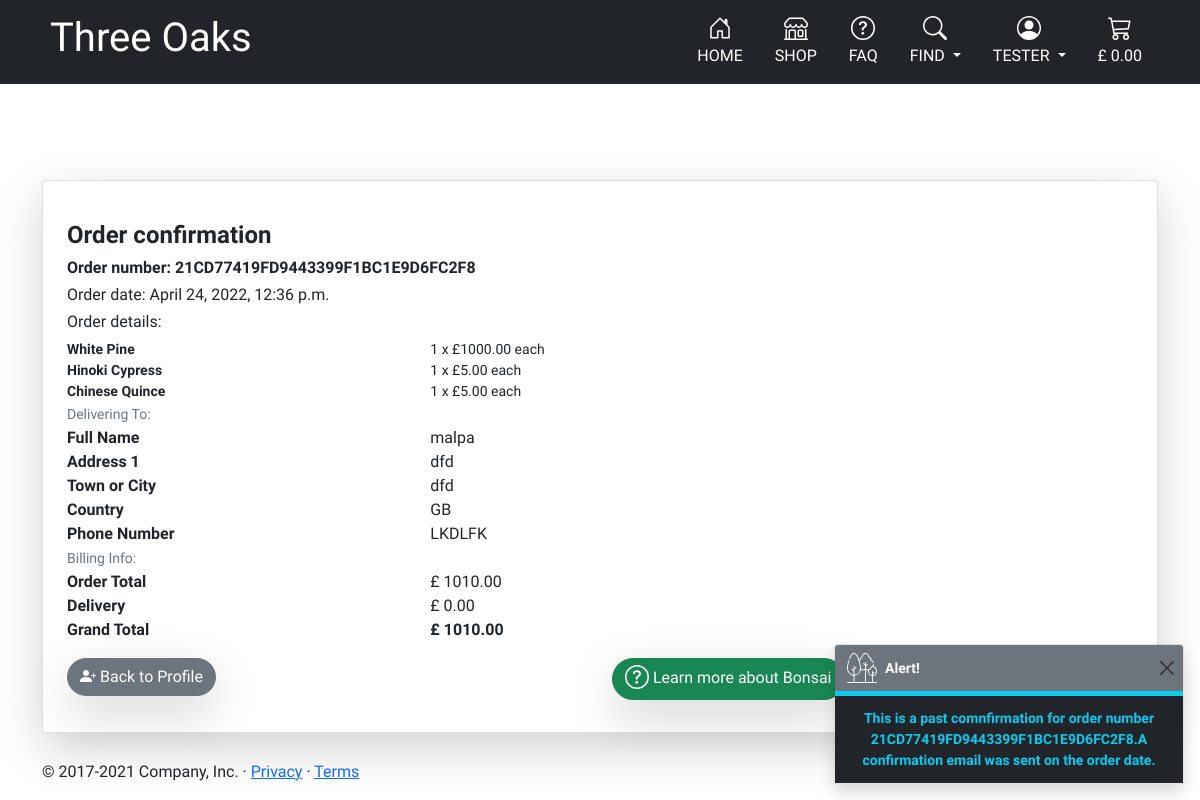
Page /profile/order_history/21CD77419FD9443399F1BC1E9D6FC2F8 (signed in) on the committed database.
### checkout/models.py (models this page shows, shortened)
class Order(models.Model):
    order_number = models.CharField(max_length=32, null=False, editable=False)
    user_profile = models.ForeignKey(UserProfile, on_delete=models.SET_NULL, null=True, blank=True, related_name='orders')
    full_name = models.CharField(max_length=50, null=False, blank=False)
    email = models.EmailField(max_length=254, null=False, blank=False)
    phone_number = models.CharField(max_length=20, null=False, blank=False)
    country = models.CharField(default='GB', max_length=2, null=False, blank=False)
    postcode = models.CharField(max_length=20, null=True, blank=True)
    town_or_city = models.CharField(max_length=40, null=False, blank=False)
    street_address1 = models.CharField(max_length=80, null=False, blank=False)
    street_address2 = models.CharField(max_length=80, null=True, blank=True)
    county = models.CharField(max_length=80, null=True, blank=True)
    date = models.DateTimeField(auto_now_add=True)
    delivery_cost = models.DecimalField(max_digits=6, decimal_places=2, null=False, default=0)
    order_total = models.DecimalField(max_digits=10, decimal_places=2, null=False, default=0)
    grand_total = models.DecimalField(max_digits=10, decimal_places=2, null=False, default=0)
    original_trolley = models.TextField(null=False, blank=False, default='')
    stripe_pid = models.CharField(max_length=254, null=False, blank=False, default='')

class OrderLineItem(models.Model):
    order = models.ForeignKey(Order, null=False, blank=False, on_delete=models.CASCADE, related_name='lineitems')
    tree = models.ForeignKey(Tree, null=False, blank=False, on_delete=models.CASCADE)
    quantity = models.IntegerField(null=False, blank=False, default=0)
    lineitem_total = models.DecimalField(max_digits=6, decimal_places=2, null=False, blank=False, editable=False)

### trees/models.py (models this page shows, shortened)
class Tree(models.Model):
    name = models.CharField(max_length=254)
    slug = models.SlugField(max_length=200, unique=True, editable=False)
    height_in = models.DecimalField(max_digits=9, decimal_places=2)
    trunk_circumference = models.DecimalField(max_digits=9, decimal_places=2)
    price = models.DecimalField(max_digits=9, decimal_places=2)
    current_stock = models.IntegerField(
        default=1,
        validators=[MinValueValidator(0), MaxValueValidator(1000)]
        )
    leaves_or_needles = models.CharField(
            max_length=254, choices=LEAVES_OR_NEEDLES_CHOICES,
            default='coniferous', null=True, blank=True)
    description = models.TextField(default=1)
    image_url = models.URLField(max_length=1024, null=True, blank=True)
    image = models.ImageField(null=True, blank=True)
    image_alt = models.CharField(max_length=254, null=True, blank=True)
    image_disclaimer = models.CharField(
            max_length=400, choices=IMG_DISCLAIMER_CHOICES,
            default='standarised',  null=True, blank=True
            )
    feature = models.ManyToManyField(
                'Feature', blank=True)
    enviroment = models.ForeignKey(
                'Enviroment', null=True, blank=True, on_delete=models.SET_NULL)

### profiles/views.py (the view)
# urls.py: path('order_history/<order_number>',
@login_required
def order_history(request, order_number):
    order = get_object_or_404(Order, order_number=order_number)
    messages.info(request, (
        f'This is a past comnfirmation for order number {order_number}.'
        'A confirmation email was sent on the order date.'
    ))
    template = 'checkout/checkout_success.html'
    context = {
        'order': order,
        'from_profile': True,
    }
    return render(request, template, context)

### trolley/contexts.py (called while the page is built, shortened)
def trolley_contents(request):
    trolley_items = []
    total = 0
    tree_count = 0
    trolley = request.session.get('trolley', {})
    if total < settings.FREE_DELIVERY_THRESHOLD:
        delivery = total * Decimal(settings.STANDARD_DELIVERY_PERCENTAGE / 100)
        free_delivery_delta = settings.FREE_DELIVERY_THRESHOLD - total
    else:
        delivery = 0
        free_delivery_delta = 0
    grand_total = delivery + total
    context = {
        'trolley_items': trolley_items,
        'total': total,
        'tree_count': tree_count,
        'delivery': delivery,
        'free_delivery_delta': free_delivery_delta,
        'free_delivery_threshold': settings.FREE_DELIVERY_THRESHOLD,
        'grand_total': grand_total,
    }
    return context

### checkout/templates/checkout/checkout_success.html (shortened to what this page needs)
{% extends "base.html" %}
{% load static %}
{% block content %}
<div class="container mt-5">
  <div class="card p-4 mt-5 shadow-lg">
    <h4 class="my-heading-font mt-3">
      <strong>Order confirmation
      </strong>
    </h4>
    <h6>
      <strong>Order number: {{ order.order_number }}
      </strong>
    </h6>
    <h6>Order date: {{ order.date }}
    </h6>
    <h6>Order details:
    </h6>
    {% for item in order.lineitems.all %}
    <div class="row">
      <div class="col-12 col-md-4">
        <p class="small mb-0 fw-bold">
          {{ item.tree.name }}
        </p>
      </div>
      <div class="col-12 col-md-8">
        <p class="small mb-0">{{ item.quantity }} x £{{ item.tree.price }} each
        </p>
      </div>
    </div>
    {% endfor %}
    <div class="row">
      <div class="col">
        <small class="text-muted">Delivering To:
        </small>
      </div>
    </div>
    <div class="row">
      <div class="col-12 col-md-4">
        <p class="mb-0 fw-bold">Full Name
        </p>
      </div>
      <div class="col-12 col-md-8">
        <p class="mb-0">{{ order.full_name }}
        </p>
      </div>
    </div>
    <div class="row">
      <div class="col-12 col-md-4">
        <p class="mb-0 fw-bold">Address 1
        </p>
      </div>
      <div class="col-12 col-md-8">
        <p class="mb-0">{{ order.street_address1 }}
        </p>
      </div>
    </div>
    <div class="row">
      <div class="col-12 col-md-4">
        <p class="mb-0 fw-bold">Town or City
        </p>
      </div>
      <div class="col-12 col-md-8">
        <p class="mb-0">{{ order.town_or_city }}
        </p>
      </div>
    </div>
    <div class="row">
      <div class="col-12 col-md-4">
        <p class="mb-0 fw-bold">Country
        </p>
      </div>
      <div class="col-12 col-md-8">
        <p class="mb-0">{{ order.country }}
        </p>
      </div>
    </div>
    <div class="row">
      <div class="col-12 col-md-4">
        <p class="mb-0 fw-bold">Phone Number
        </p>
      </div>
      <div class="col-12 col-md-8">
        <p class="mb-0">{{ order.phone_number }}
        </p>
      </div>
    </div>
    <div class="row">
      <div class="col">
        <small class="text-muted">Billing Info:
        </small>
      </div>
    </div>
    <div class="row">
      <div class="col-12 col-md-4">
        <p class="mb-0 fw-bold">Order Total
        </p>
      </div>
      <div class="col-12 col-md-8">
        <p class="mb-0">£ {{ order.order_total }}
        </p>
      </div>
    </div>
    <div class="row">
      <div class="col-12 col-md-4">
        <p class="mb-0 fw-bold">Delivery
        </p>
      </div>
      <div class="col-12 col-md-8">
        <p class="mb-0">£ {{ order.delivery_cost }}
        </p>
      </div>
    </div>
    <div class="row">
      <div class="col-12 col-md-4">
        <p class="mb-0 fw-bold">Grand Total
        </p>
      </div>
      <div class="col-12 col-md-8">
        <p class="mb-0">
          <strong>£ {{ order.grand_total }}
          </strong>
        </p>
      </div>
    </div>
    <div class="row mt-3">
      <div class="col-12 col-md-6 mb-2">
        {% if from_profile %}
        <a href="{% url 'profile' %}" class="shadow-lg btn btn-secondary text-white rounded-pill">
          <i class="bi bi-person-plus-fill">
          </i>
          Back to Profile
        </a>
      </div>
      {% endif %}
      <div class="col-12 col-md-6 mb-2">
        <a href="{% url 'questions' %}" class="shadow-lg btn btn-success text-white rounded-pill">
          <svg class="bi mx-auto mb-1" width="24" height="24" fill="currentColor">
            <use xlink:href="#faq"/>
          </svg>
          Learn more about Bonsai
        </a>
      </div>
    </div>
  </div>
</div>
{% endblock %}

### templates/includes/navbar/widescreen-nav.html (shortened to what this page needs)
    <div class="px-3 py-2 bg-dark text-white d-none d-md-block">
      <div class="container">
        <div class="d-flex flex-wrap align-items-center justify-content-center justify-content-lg-start my-heading-font">
          <a href="{% url 'home' %}" class="d-flex align-items-center my-2 my-lg-0 me-lg-auto text-white text-decoration-none">
              <h1 class="my-heading-font ps-2">Three Oaks</h1>
          </a>
          <ul class="nav col-12 col-lg-auto my-2 justify-content-center my-md-0 text-small">
            <li>
              <a href="{% url 'home' %}" class="nav-link text-uppercase
              {% if request.resolver_match.url_name == 'home' %}
              text-success active {% else %} text-white {% endif %}
               ">
                <svg class="bi d-block mx-auto mb-1" width="24" height="24" fill="currentColor"><use xlink:href="#home"/></svg>
                Home
              </a>
            </li>
            <li>
              <a href="{% url 'all_trees' %}" class="nav-link text-uppercase
              {% if request.resolver_match.url_name == 'all_trees' %}
              text-success active
              {% elif request.resolver_match.url_name == 'tree_detail' %}
              text-success active
              {% elif request.resolver_match.url_name == 'add_tree' %}
              text-success active
              {% elif request.resolver_match.url_name == 'edit_tree' %}
              text-success active
              {% else %} text-white {% endif %}">
                <svg class="bi d-block mx-auto mb-1" width="24" height="24" fill="currentColor"><use xlink:href="#shop"/></svg>
                Shop
              </a>
            </li>
            <li>
              <a href="{% url 'questions' %}" class="nav-link text-uppercase
              {% if request.resolver_match.url_name == 'questions' %}
              text-success active
              {% elif request.resolver_match.url_name == 'questions_manager' %}
              text-success active
              {% elif request.resolver_match.url_name == 'add_question' %}
              text-success active
              {% elif request.resolver_match.url_name == 'edit_question' %}
              text-success active
              {% else %} text-white {% endif %}">
                <svg class="bi d-block mx-auto mb-1" width="24" height="24" fill="currentColor"><use xlink:href="#faq"/></svg>
                FAQ
              </a>
            </li>
            <li>
              <a href="#" class="nav-link text-white dropdown-toggle text-uppercase" id="dropdownFind" data-bs-toggle="dropdown" aria-expanded="false">
                <svg class="bi d-block mx-auto mb-1" width="24" height="24" fill="currentColor"><use xlink:href="#find"/></svg>
                Find
              </a>
            </li>
            <li>
              <a href="#" class="nav-link text-uppercase dropdown-toggle
              {% if request.resolver_match.url_name == 'profile' %}
              text-success active
              {% elif request.resolver_match.url_name == 'account_login' %}
              text-success active
              {% elif request.resolver_match.url_name == 'account_logout' %}
              text-success active
              {% elif request.resolver_match.url_name == 'account_reset_password' %}
              text-success active
              {% elif request.resolver_match.url_name == 'account_email' %}
              text-success active
              {% else %} text-white {% endif %}
              "
               id="dropdownUser" data-bs-toggle="dropdown" aria-expanded="false">
                <svg class="bi d-block mx-auto mb-1" width="24" height="24" fill="currentColor">
                  <use xlink:href="#people-circle"/>
                </svg>
                {% if request.user.is_authenticated %}
                {{ request.user.username }}
                </a>
                </li>
                {% endif %}
                <li>
                  <a href="{% url 'view_trolley' %}" class="nav-link
                  {% if request.resolver_match.url_name == 'view_trolley' %}
                  text-success active
                  {% elif request.resolver_match.url_name == 'checkout' %}
                  text-success active
                  {% elif request.resolver_match.url_name == 'checkout_success' %}
                  text-success active
                  {% else %} text-white {% endif %}">
                    <svg class="bi d-block mx-auto mb-1" width="24" height="24" fill="currentColor"><use xlink:href="#trolley"/></svg>
                    {% if grand_total %}
                    £ {{ grand_total|floatformat:2 }}
                    {% else %}
                    £ 0.00
                    {% endif %}
                  </a>
                </li>
          </ul>
        </div>
      </div>
    </div>

### static/css/base.css (style rules this page uses)
body { font-family: 'Kodchasan', sans-serif !important; }
.my-heading-font { font-family: 'Baumans', cursive; }

### rows in the picture
Order: order_number "21CD77419FD9443399F1BC1E9D6FC2F8", date "April 24, 2022, 12:36 p.m.", full_name "malpa", street_address1 "dfd", town_or_city "dfd", country "GB", phone_number "LKDLFK", order_total "1010.00", delivery_cost "0.00", grand_total "1010.00"
OrderLineItem: tree.name "White Pine", quantity "1", tree.price "1000.00"
OrderLineItem: tree.name "Hinoki Cypress", quantity "1", tree.price "5.00"
OrderLineItem: tree.name "Chinese Quince", quantity "1", tree.price "5.00"

### other values in the picture
{{ request.user.username }} "TESTER"
{{ message }} "This is a past comnfirmation for order number 21CD77419FD9443399F1BC1E9D6FC2F8.A confirmation email was sent on the order date."
